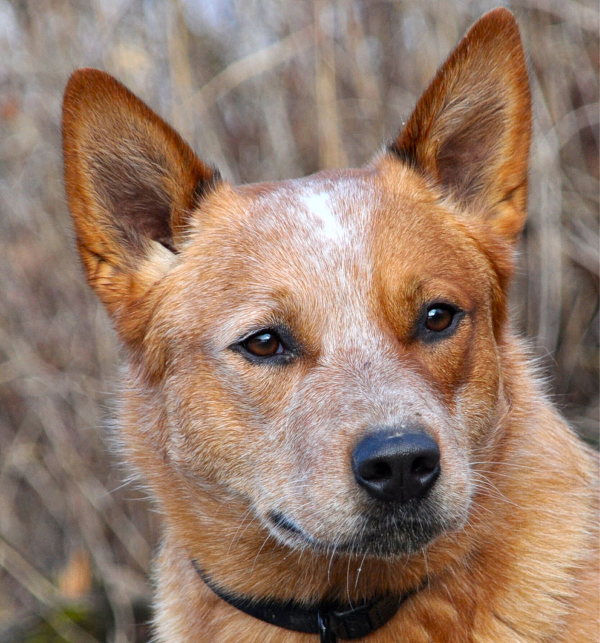
#> input picture dog/1200px-Australian_Catle_Dog_Silverbarn's_Paavo.jpg, 1200 x 1286 px, found by its file name (shown at 1/2 size); its folder holds 4 pictures in this run
$ jupyter execute --allow-errors mini_project.ipynb   (shell and % lines are left out)
#> lines starting #> are read from the running program, lines starting #| are printed output that depends on the picture
<a href="https://colab.research.google.com/github/Ajeet-Yadav782000/mini_project/blob/main/mini_project.ipynb" target="_parent"></a>

[cell 1]
from bing_image_downloader import downloader
downloader.download("dog",limit=20,output_dir='images',adult_filter_off=True)
#> (this line was passed over: bing_image_downloader is not available in this run)

[cell 2]
import os
import matplotlib.pyplot as plt
import numpy as np
from skimage.io import imread
from skimage.transform import resize

[cell 3]
target=[]
images=[]
flat_data=[]
DATADIR='/content/images'
CATEGORIES=['cat','dog']
for category in CATEGORIES:
  class_num=CATEGORIES.index(category)
  path=os.path.join(DATADIR,category)

[cell 4]
for img in os.listdir(path):
  img_array=imread(os.path.join(path,img))
#> img_array is the input picture: shape (1286, 1200, 3); mean R, G, B 149.6, 123.3, 106.8
  img_resized=resize(img_array,(150,150,3))
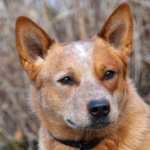
#> img_resized: shape (150, 150, 3) float64; mean R, G, B 0.587, 0.483, 0.419
  flat_data.append(img_resized.flatten())
  images.append(img_resized)
  target.append(class_num)
#> pass 2 of the loop `for img in os.listdir(path):`:
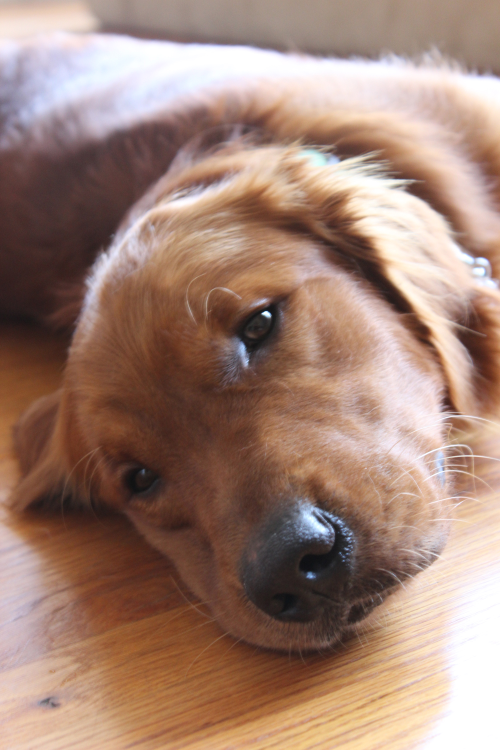
#> input picture dog/539485-tdy-AT-120912-lucky-04.jpg, 1000 x 1500 px, found by its file name (shown at 1/2 size)
#> img_array is the input picture: shape (1500, 1000, 3); mean R, G, B 161.2, 131, 117.4
#> `img_resized=resize(img_array,(150,150,3))`:
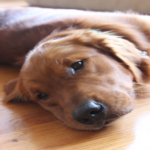
#> img_resized: shape (150, 150, 3) float64; mean R, G, B 0.632, 0.514, 0.46
#> pass 3 of the loop `for img in os.listdir(path):`:
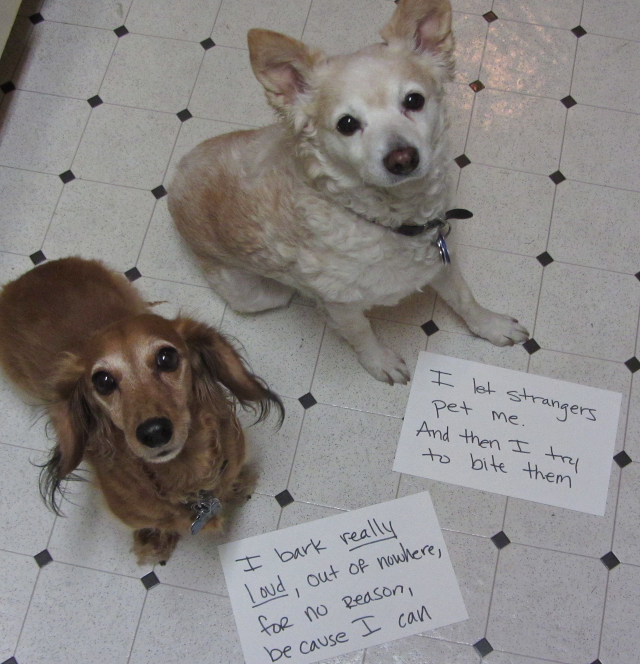
#> input picture dog/Dog_shaming.jpg, 1920 x 1992 px, found by its file name (shown at 1/3 size)
#> img_array is the input picture: shape (1992, 1920, 3); mean R, G, B 137.1, 133.5, 131.9
#> `img_resized=resize(img_array,(150,150,3))`:
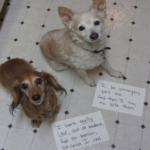
#> img_resized: shape (150, 150, 3) float64; mean R, G, B 0.538, 0.523, 0.517
#> the loop made 4 passes; the first 3 are shown
